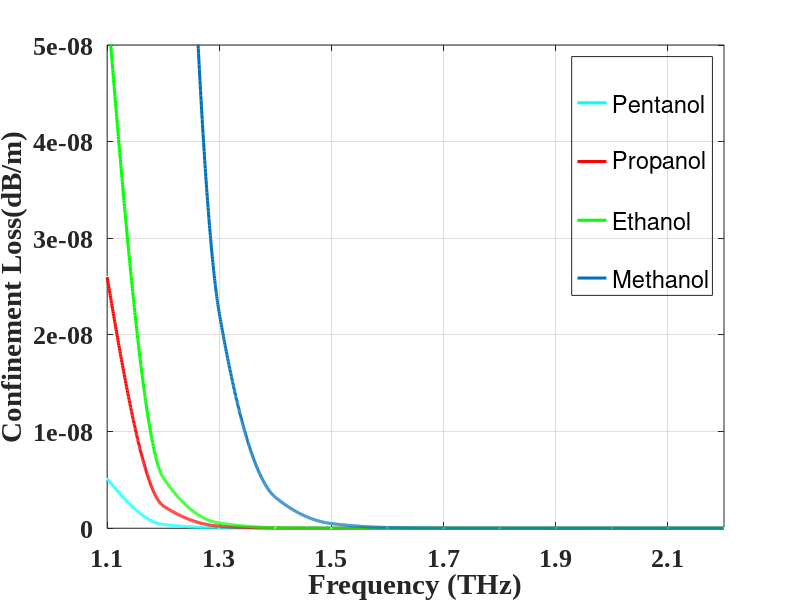

Reproduce this figure in MATLAB.
%%%%%%%%%%%%%%%%%%%%%%%%%%%%pentanol
start_1_lam1=[
    1.1
    1.2
    1.3
    1.4
    1.5
    1.6
    1.7
    1.8
    1.9
    2.0
    2.1
    2.2 
];

%FUNDAMENTAL MODE imaginary part
start_1_img=[
   1.030475326203547E-10
   8.60303237933995E-12
   7.575732737575619E-13
   6.999917669258298E-14 
   6.758272539008988E-15
   6.834415994318981E-16
   6.88766337662259E-17
   1.3710001107018868E-18
   2.5416368294464812E-18
   1.0965770515862573E-19
   2.3370532899779113E-19 
   7.632265000292107E-18
];

for j=1:length(start_1_lam1)    
start_1_los(j,1)=8.686*2*pi*start_1_img(j,1)/start_1_lam1(j,1);
end
  x=1.1:0.0005:2.2;
  y=interp1(start_1_lam1,start_1_los,x,'PCHIP');
plot(start_1_lam1,start_1_los,'.w',x,y,'cyan','LineWidth',2.2);
hold on

%%%%%%%%%%%%%%%%%%%%%%%%%%%%%%propanol
start_5_lam1=[
    1.1
    1.2
    1.3
    1.4
    1.5
    1.6
    1.7
    1.8
    1.9
    2.0
    2.1
    2.2 
];

%FUNDAMENTAL MODE imaginary part
start_5_img=[
   5.237272864573264E-10
   5.104436516743895E-11
   5.237020105855903E-12 
   5.631603381896125E-13
   6.326296961966245E-14 
   7.39038482204177E-15
   8.98425676797108E-16
   1.1020654254004602E-16
   1.2671650914344934E-17
   1.829598329667435E-18
   2.7478519552927605E-18
   8.74801954651089E-19
];

for j=1:length(start_5_lam1)    
start_5_los(j,1)=8.686*2*pi*start_5_img(j,1)/start_5_lam1(j,1);
end 
  x=1.1:0.0005:2.2;
  y=interp1(start_5_lam1,start_5_los,x,'PCHIP');
plot(start_5_lam1,start_5_los,'.w',x,y,'red','LineWidth',2.2);
hold on


%%%%%%%%%%%%%%%%%%%%%%%%%%%%%%ethanol
start_6_lam1=[
    1.1
    1.2
    1.3
    1.4
    1.5
    1.6
    1.7
    1.8
    1.9
    2.0
    2.1
    2.2 
];

%FUNDAMENTAL MODE imaginary part
start_6_img=[
   1.100004653890249E-9
   1.1510474068421314E-10
   1.2665890078417435E-11
   1.4600250177660995E-12
   1.758213430279325E-13
   2.2029581863035803E-14
   2.8705468752335074E-15
   3.8767454784975407E-16
   5.1702648267921694E-17
   8.607330230617917E-18
   1.1738600150577901E-18
   1.574132282479145E-18 
];

for j=1:length(start_6_lam1)    
start_6_los(j,1)=8.686*2*pi*start_6_img(j,1)/start_6_lam1(j,1);
end 
  x=1.1:0.0005:2.2;
  y=interp1(start_6_lam1,start_6_los,x,'PCHIP');
plot(start_6_lam1,start_6_los,'.w',x,y,'green','LineWidth',2.2);
hold on

%%%%%%%%%%%%%%%%%%%%%%%%%%%%%%HCN
start_7_lam1=[
    1.1
    1.2
    1.3
    1.4
    1.5
    1.6
    1.7
    1.8
    1.9
    2.0
    2.1
    2.2 
];

%FUNDAMENTAL MODE imaginary part
start_7_img=[
  2.509255811166601E-8
  3.567242660845002E-9 
  5.299378639090471E-10
  8.220217785558508E-11
  1.3302302868799389E-11 
  2.241362844689392E-12 
  3.926863407935459E-13 
  7.147734697553758E-14
  1.3466069375170542E-14
  2.636312894790786E-15
  5.356063907466167E-16
  1.0604770603074131E-16  
];

for j=1:length(start_7_lam1)    
start_7_los(j,1)=8.686*2*pi*start_7_img(j,1)/start_7_lam1(j,1);
end 
  x=1.1:0.0005:2.2;
  y=interp1(start_7_lam1,start_7_los,x,'PCHIP');
plot(start_7_lam1,start_7_los,'.w',x,y,'LineWidth',2.2);


set(gca,'FontSize',12,'FontName','Times New Roman','fontweight','b','xtick',[1.1:0.2:2.2])
%set(gca,'FontSize',12,'FontName','Times New Roman','fontweight','b','ytick',[4:2:20])
xlabel('Frequency (THz)','FontSize',18);
ylabel('Confinement Loss(dB/m)','FontSize',18);
ylim([0 0.5e-7]);
xlim([1.1 2.2]);
set(gca,'FontSize',19); % size of tick marks on both axes
lgnd=legend(' ','Pentanol',' ','Propanol',' ','Ethanol',' ','Methanol');
set(lgnd,'color','none');
grid on